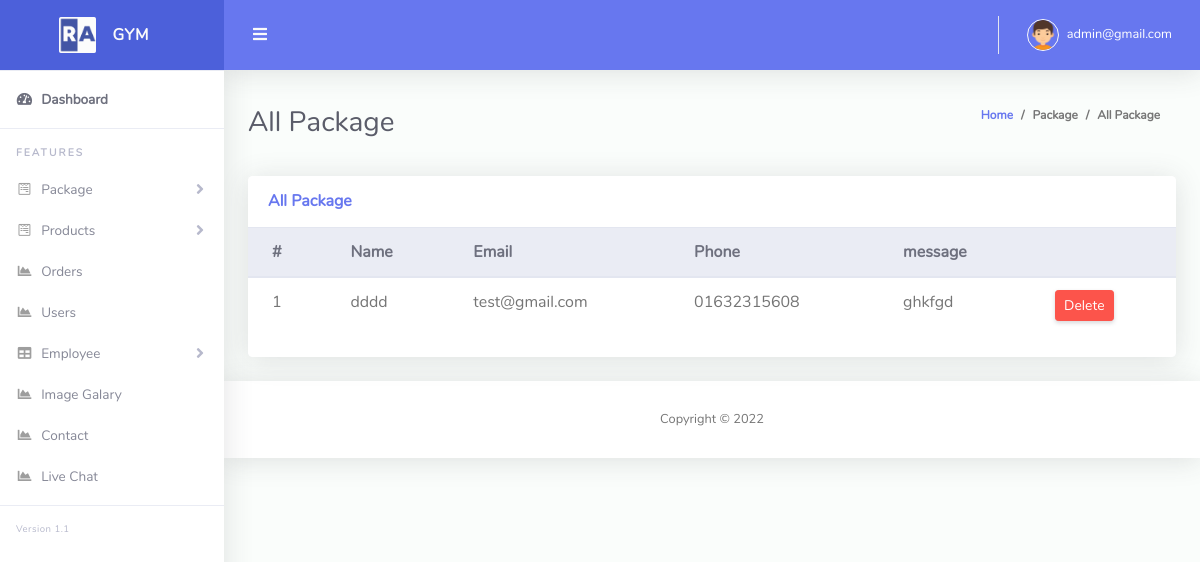
Page /admin/contact.php (signed in) on the earlier database version.
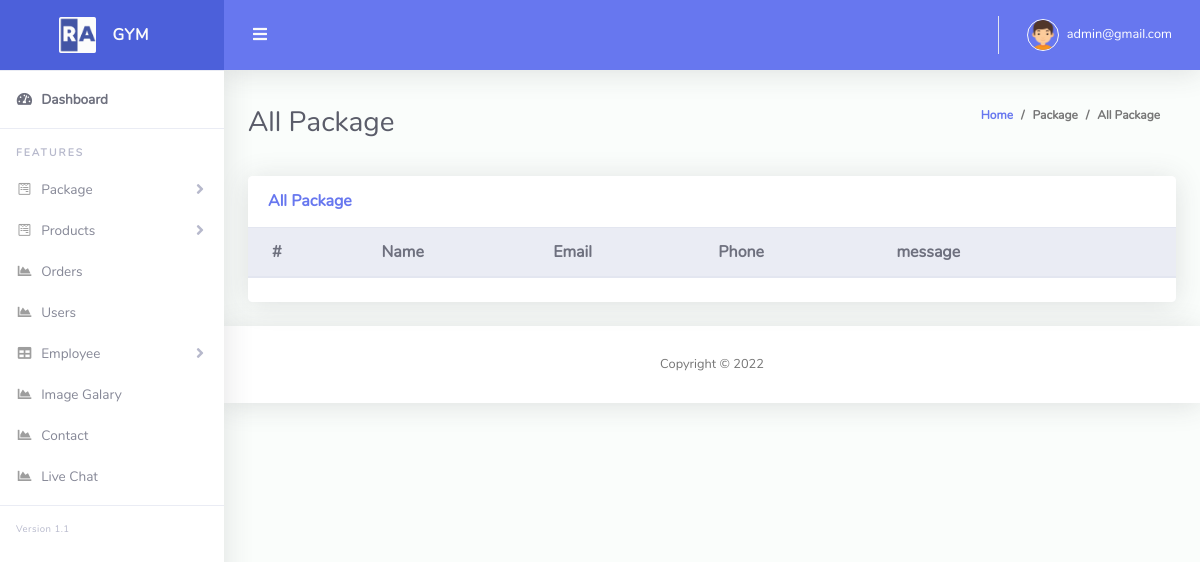
Same page on the later database version.
### tables this page shows
CREATE TABLE `contact_table` (
  `id` int(11) NOT NULL,
  `name` varchar(151) NOT NULL,
  `email` varchar(150) NOT NULL,
  `phone` varchar(150) NOT NULL,
  `message` text NOT NULL
);

### Classes/DB.php (called while the page is built, shortened)
<?php
class DB
{
    public function connect(){
        $this->conn = new mysqli("localhost","root","","gym");
        if ($this->conn->connect_error) {
          die("Connection failed: " . $this->conn->connect_error);
        }
        else{
            return $msg =  "connected";
        }
    }
}
?>

### Classes/ContactClass.php (called while the page is built, shortened)
<?php
include_once 'db.php';
class ContactClass extends DB
{
        public function viewContact(){
            $qry = "SELECT * from contact_table";
			$result = $this->conn->query($qry);
            return $result;
        }
    }

### admin/contact.php (the view, shortened to what this page needs)
<?php include 'layouts/header.php';
?>
<div class="container-fluid" id="container-wrapper">
    <div class="d-sm-flex align-items-center justify-content-between mb-4">
    <h1 class="h3 mb-0 text-gray-800">All Package</h1>
    <ol class="breadcrumb">
        <li class="breadcrumb-item"><a href="./">Home</a></li>
        <li class="breadcrumb-item">Package</li>
        <li class="breadcrumb-item active" aria-current="page">All Package</li>
    </ol>
    </div>
    <div class="row">
        <div class="col-lg-12 mb-4">
            <div class="card">
            <div class="card-header py-3 d-flex flex-row align-items-center justify-content-between">
                <h6 class="m-0 font-weight-bold text-primary">All Package</h6>
            </div>
            <div class="table-responsive">
                <table class="table align-items-center table-flush">
                <thead class="thead-light">
                    <tr>
                        <th>#</th>
                        <th> Name</th>
                        <th>Email</th>
                        <th>Phone</th>
                        <th>message</th>
                        <th></th>
                    </tr>
                </thead>
                <tbody>
                    <?php
                        $i = 0;
                        $viewdata = $cont->viewContact();
                        foreach($viewdata as $value){
                    ?>
                    <tr>
                        <td><?php echo $i+=1; ?></td>
                        <td><?php echo $value['name']; ?></td>
                        <td><?php echo $value['email']; ?></td>
                        <td><?php echo $value['phone']; ?></td>
                        <td><?php echo $value['message']; ?></td>
                        <?php  if ($status==0) { ?>
                        <td>
                            <a href="?contactid=<?php echo $value['id'] ;?>" class="btn btn-sm btn-danger">Delete</a>
                        </td>
                        <?php } ?>
                    </tr>
                    <?php } ?>
                </tbody>
                </table>
            </div>
            <div class="card-footer"></div>
            </div>
        </div>
    </div>
</div>
<?php include 'layouts/footer.php';?>

Differences in the rows shown:
removed contact_table: name "dddd", email "test@gmail.com", phone "01632315608", message "ghkfgd"
